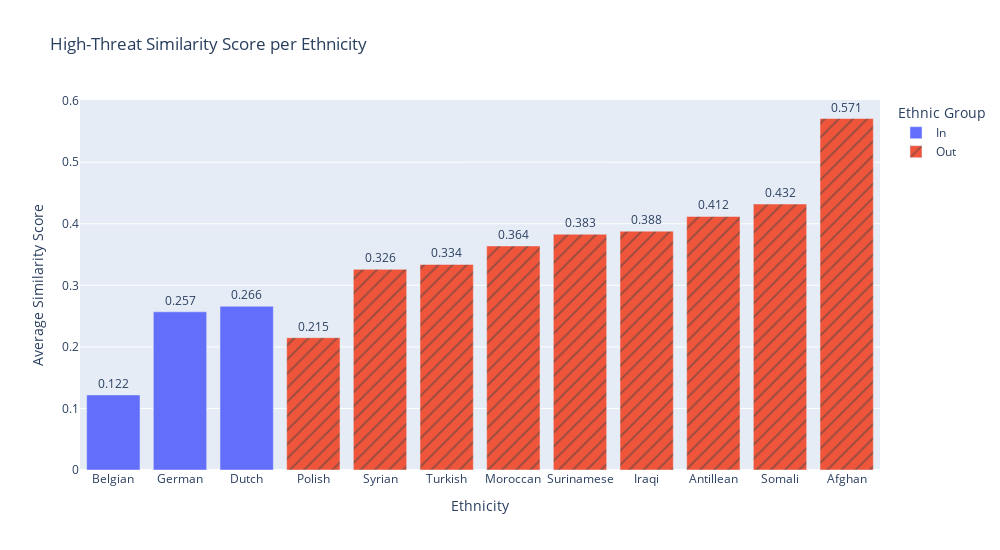
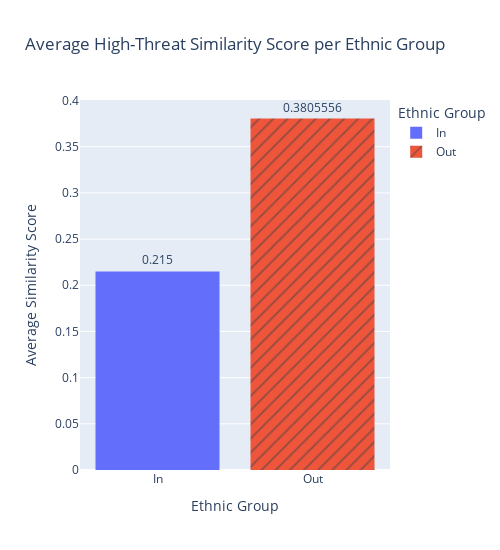

The code cell stored with these charts, in order, in its notebook:
### Code cell
ht_ass_df = pd.DataFrame(columns=['Ethnicity', 'Similarity Score', 'Ethnic Group'])
for i, (key, value) in enumerate(high_threat_ass_score.items()):
    if key in in_group:
        ht_ass_df.loc[i] = [etnicity_mapping[key], round(value, 3), 'In']
    else:
        ht_ass_df.loc[i] = [etnicity_mapping[key], round(value, 3), 'Out']

ht_ass_df.sort_values(by='Similarity Score', ascending=True, inplace=True)
fig = px.bar(ht_ass_df, x='Ethnicity', y='Similarity Score', pattern_shape='Ethnic Group', color='Ethnic Group', title='High-Threat Similarity Score per Ethnicity', width=1000, height=550, text_auto=True)
fig.update_traces(texttemplate='%{y}',textposition= 'outside')
fig.update_yaxes(title_text='Average Similarity Score')
fig.show()

fig = px.histogram(ht_ass_df, x='Ethnic Group', y='Similarity Score', pattern_shape='Ethnic Group', color='Ethnic Group',title='Average High-Threat Similarity Score per Ethnic Group', width=500, height=550, text_auto=True, histfunc='avg')
fig.update_traces(texttemplate='%{y}',textposition= 'outside')
fig.update_yaxes(title_text='Average Similarity Score')
fig.show()

### Figure 1 — Plotly figure (JSON) as saved in the notebook; plotly's stock layout.template omitted (floating-point values rounded to 4 significant figures)
{"data": [{"alignmentgroup": "True", "hovertemplate": "Ethnic Group=In<br>Ethnicity=%{x}<br>Similarity Score=%{y}<extra></extra>", "legendgroup": "In", "marker": {"color": "#636efa", "pattern": {"shape": ""}}, "name": "In", "offsetgroup": "In", "orientation": "v", "showlegend": true, "textposition": "outside", "texttemplate": "%{y}", "type": "bar", "x": ["Belgian", "German", "Dutch"], "xaxis": "x", "y": [0.122, 0.257, 0.266], "yaxis": "y"}, {"alignmentgroup": "True", "hovertemplate": "Ethnic Group=Out<br>Ethnicity=%{x}<br>Similarity Score=%{y}<extra></extra>", "legendgroup": "Out", "marker": {"color": "#EF553B", "pattern": {"shape": "/"}}, "name": "Out", "offsetgroup": "Out", "orientation": "v", "showlegend": true, "textposition": "outside", "texttemplate": "%{y}", "type": "bar", "x": ["Polish", "Syrian", "Turkish", "Moroccan", "Surinamese", "Iraqi", "Antillean", "Somali", "Afghan"], "xaxis": "x", "y": [0.215, 0.326, 0.334, 0.364, 0.383, 0.388, 0.412, 0.432, 0.571], "yaxis": "y"}], "layout": {"barmode": "relative", "height": 550, "legend": {"title": {"text": "Ethnic Group"}, "tracegroupgap": 0}, "title": {"text": "High-Threat Similarity Score per Ethnicity"}, "width": 1000, "xaxis": {"anchor": "y", "domain": [0, 1], "title": {"text": "Ethnicity"}}, "yaxis": {"anchor": "x", "domain": [0, 1], "title": {"text": "Average Similarity Score"}}}}

### Figure 2 — Plotly figure (JSON) as saved in the notebook; plotly's stock layout.template omitted (floating-point values rounded to 4 significant figures)
{"data": [{"alignmentgroup": "True", "bingroup": "x", "histfunc": "avg", "hovertemplate": "Ethnic Group=%{x}<br>avg of Similarity Score=%{y}<extra></extra>", "legendgroup": "In", "marker": {"color": "#636efa", "pattern": {"shape": ""}}, "name": "In", "offsetgroup": "In", "orientation": "v", "showlegend": true, "textposition": "outside", "texttemplate": "%{y}", "type": "histogram", "x": ["In", "In", "In"], "xaxis": "x", "y": [0.122, 0.257, 0.266], "yaxis": "y"}, {"alignmentgroup": "True", "bingroup": "x", "histfunc": "avg", "hovertemplate": "Ethnic Group=%{x}<br>avg of Similarity Score=%{y}<extra></extra>", "legendgroup": "Out", "marker": {"color": "#EF553B", "pattern": {"shape": "/"}}, "name": "Out", "offsetgroup": "Out", "orientation": "v", "showlegend": true, "textposition": "outside", "texttemplate": "%{y}", "type": "histogram", "x": ["Out", "Out", "Out", "Out", "Out", "Out", "Out", "Out", "Out"], "xaxis": "x", "y": [0.215, 0.326, 0.334, 0.364, 0.383, 0.388, 0.412, 0.432, 0.571], "yaxis": "y"}], "layout": {"barmode": "relative", "height": 550, "legend": {"title": {"text": "Ethnic Group"}, "tracegroupgap": 0}, "title": {"text": "Average High-Threat Similarity Score per Ethnic Group"}, "width": 500, "xaxis": {"anchor": "y", "categoryarray": ["In", "Out"], "categoryorder": "array", "domain": [0, 1], "title": {"text": "Ethnic Group"}}, "yaxis": {"anchor": "x", "domain": [0, 1], "title": {"text": "Average Similarity Score"}}}}
